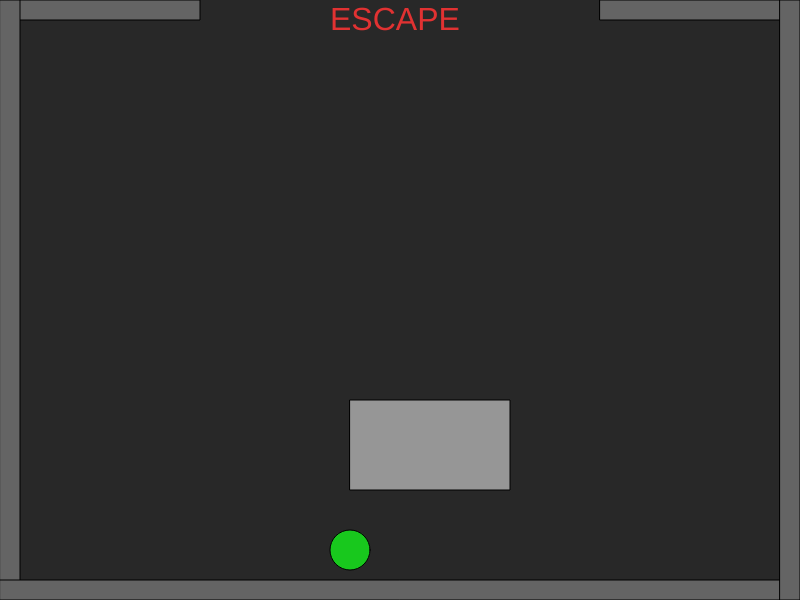
Frame 1 (no input)
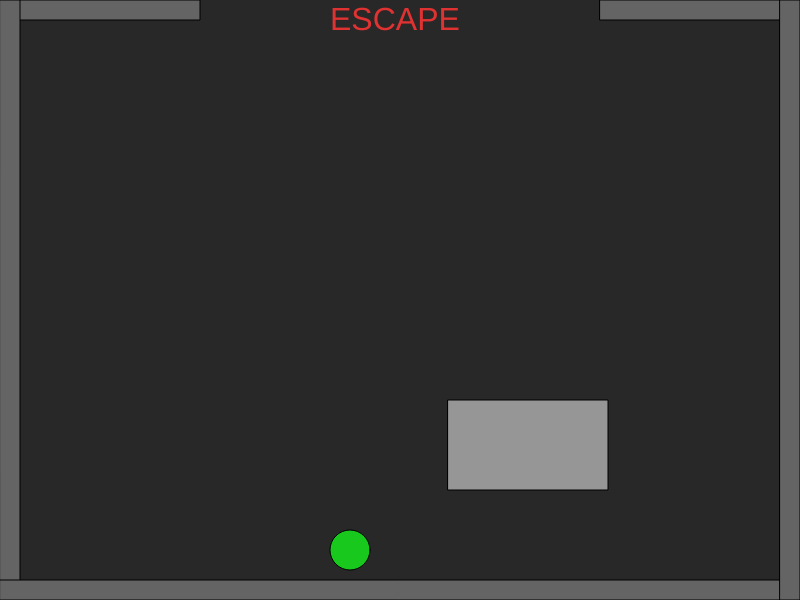
Frame 60 (no input)
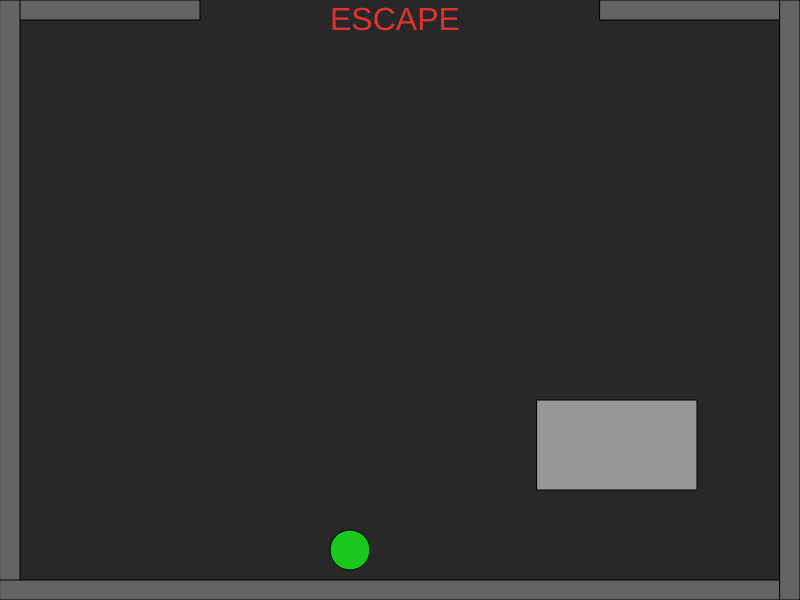
Frame 120 (the mouse pressed at the canvas centre since frame 60)

The p5.js sketch that drew these frames (run headless with seeded random() and noise() and a simulated clock; from frame 60 on, the mouse is pressed at the canvas centre):

// p5.js sketch
// ── sketch.js
//Character Variables//
var CharX = 350;
var CharY = 550;
var CharD = 40;

//Obstacle Variables//
var rectX= 350;
var rectY= 400;
var rectSpeedx;

//Mouse Shape Var//
var mouseSqX;
var mouseSqY;

//Text var//
var textX= 330;
var textY= 30;

//Canvas//
function setup()
    {
        createCanvas(800,600);
    }

function draw()
    {
      background(40);
      
//Character Stuff//
      drawChar();
      characterMovement();
      
//Moving Obstacle//
      fill(150);
      rect(rectX,rectY,160,90);
      //Random Speed//
      rectSpeedx = Math.floor(Math.random() * (Math.floor(Math.random() * 5)) + 1);
      //Moving rect//
      rectX += rectSpeedx;
      //Out of bounds Check//
      if(rectX>width)
        {
          rectX = 0;
        }
      if(rectX<0)
        {
          rectX = width;
        }
//Mouse Obstacle//
  fill(225,150,120);
  circle(mouseSqX,mouseSqY,55);
  
//Borders//
 fill(100);
 createBorders(20);

//Exit text//
  fill(225,50,50)
  textSize(32);
  text("ESCAPE",textX,textY)
      
//Check for if Char Escapes//
  if(CharY < textY-30 && CharX > 200 && CharX < 600)
    {
        fill(0,225,75);
        stroke(5);
        textSize(44);
        text("You Win!", 310, 300);
    }
}
function createBorders(thickness)
{
    // top left border
    rect(0,0,200,thickness);
    // top right border
    rect(600,0,width,thickness);
    // left border
    rect(0,0,thickness,height);
    // bottom border
    rect(0, height-thickness,width, thickness);
    // right upper border
    rect(width-thickness,0,thickness,height);
}
function createChar(x,y)
{
    CharX = x;
    CharY = y;
    console.log(CharX);
}
function drawChar()
{
    fill(24,200,29);
    circle(CharX,CharY,CharD);
}
//KeyPressDown WSAD Event//
function characterMovement()
{
  if(keyIsDown(68))
    {
      CharX+=5;
    }
  if(keyIsDown(65))
    {
      CharX-=5;
    }
  if(keyIsDown(87))
    {
      CharY-=5;
    }
  if(keyIsDown(83))
    {
      CharY+=5;
    }
}
function mouseClicked()
{
    mouseSqX = mouseX;
    mouseSqY = mouseY;
}

// ── HW11_Frogger.html
<html>
    <head>
        <title>11 HW - Frogger</title>
        <script src="https://cdn.jsdelivr.net/npm/p5@1.11.0/lib/p5.min.js"></script>
        <script src="sketch.js"></script>
    </head>
    <body>
    </body>
</html>
